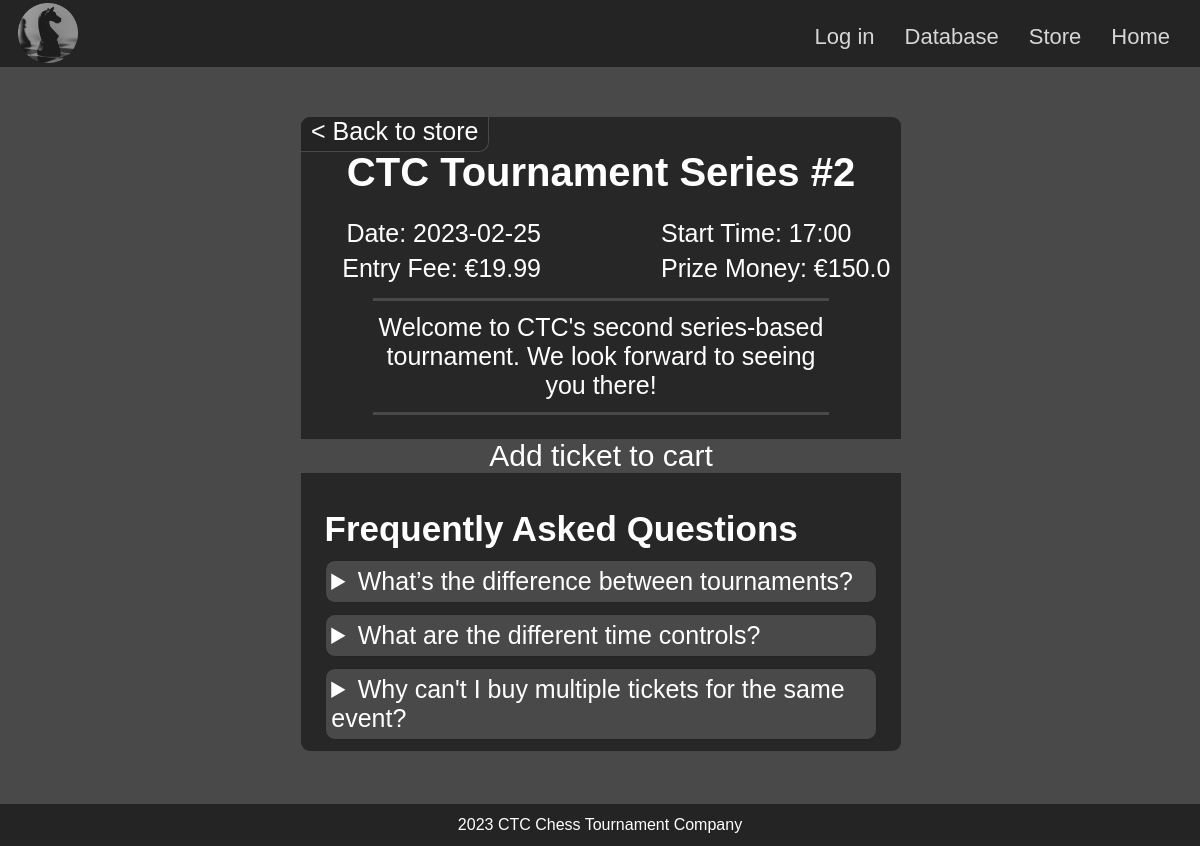
/tournament_details/3, run on an earlier commit of the app's database.
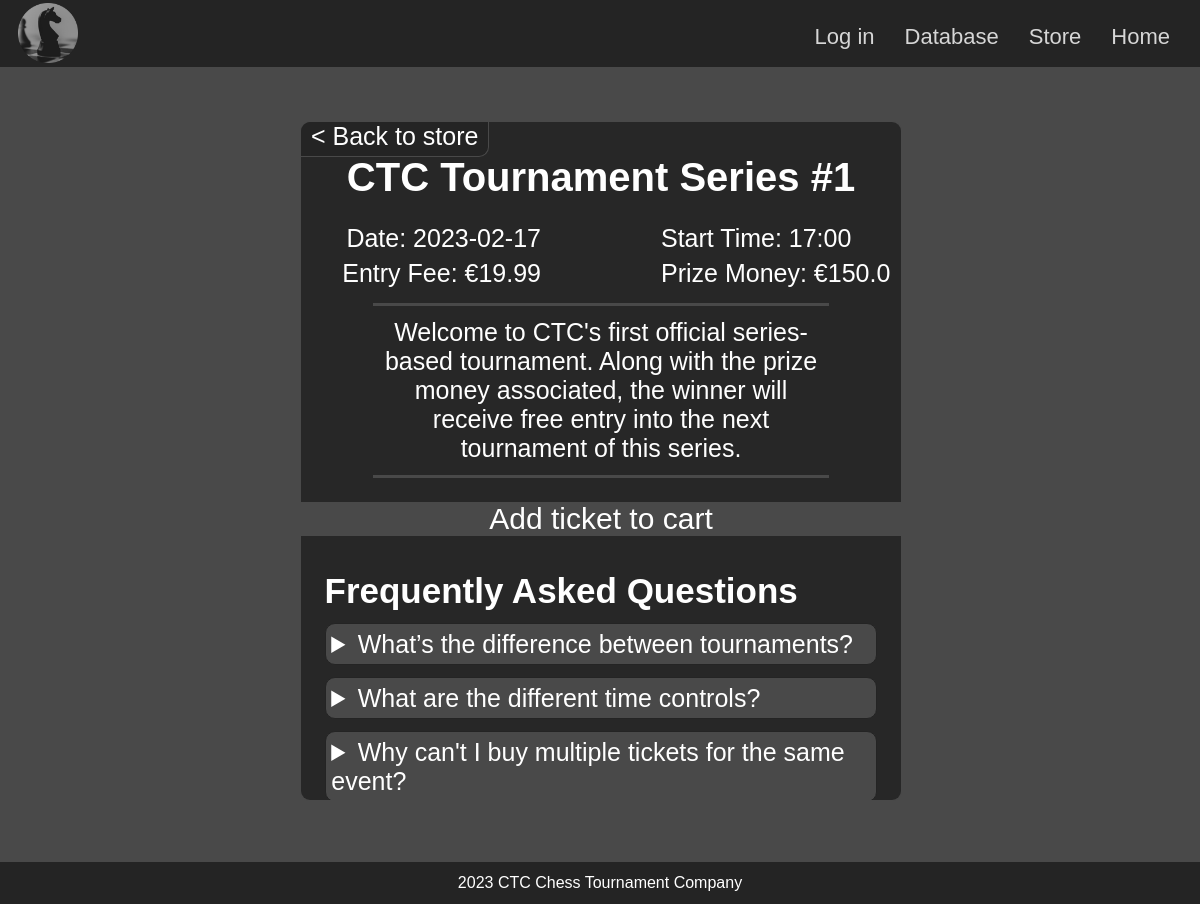
And on a later commit of the database.
### tables this page shows
CREATE TABLE tournaments
(
    tournament_id INTEGER PRIMARY KEY AUTOINCREMENT,
    name TEXT NOT NULL,
    date TEXT NOT NULL,
    start_time TEXT NOT NULL,
    entry_fee REAL NOT NULL,
    prize_money REAL NOT NULL,
    description TEXT NOT NULL,
    winner TEXT
);

### app.py (the view)
@app.route("/tournament_details/<int:tournament_id>")
def tournament_details(tournament_id):
    db = get_db()
    tournament = db.execute("""SELECT * FROM tournaments
                               WHERE tournament_id = ?;""", (tournament_id,)).fetchone()
    return render_template("tournament_details.html", tournament=tournament, title="Tournament Details - Chess Tournaments")

### app.py (called while the page is built)
@app.before_request
def logged_in_user():
    g.user = session.get("username", None)

### database.py (called while the page is built)
def get_db():
    if "db" not in g:
        g.db = sqlite3.connect(DATABASE,
            detect_types=sqlite3.PARSE_DECLTYPES
        )
        g.db.row_factory = sqlite3.Row
    return g.db

### templates/tournament_details.html (shortened to what this page needs)
{% extends "base.html" %}
{% block main_content %}
<section class="tournament_details">
    <h1>{{ tournament["name"] }}</h1>
    <p>Date: {{ tournament["date"] }}</p>
    <p>Start Time: {{ tournament["start_time"] }}</p>
    <p>Entry Fee: €{{ tournament["entry_fee"] }}</p>
    <p>Prize Money: €{{tournament["prize_money"]}}</p>
    <p>{{ tournament["description"] }}</p>
    <p>
        <a href="{{ url_for('add_to_cart', tournament_id=tournament['tournament_id']) }}">Add ticket to cart</a>
    </p>
    <a href="{{ url_for('store') }}" id="back_to_store"> &#60; Back to store</a>
    <section class="other_details">
        <h2 class="other_details">Frequently Asked Questions</h2>
        <details class="other_details">
            <summary>What&#8217;s the difference between tournaments?</summary>
        </details>
        <details class="other_details">
            <summary>What are the different time controls?</summary>
        </details>
        <details class="other_details">
            <summary>Why can't I buy multiple tickets for the same event?</summary>
        </details>
    </section>
</section>
{% endblock %}

What changed in the data, as far as the page shows it:
changed tournaments: name "CTC Tournament Series #2" → "CTC Tournament Series #1"; date "2023-02-25" → "2023-02-17"; description "Welcome to CTC's second series-based tournament. We look forward to seeing you there!" → "Welcome to CTC's first official series-based tournament. Along with the prize money associated, the winner will receive free entry into the next tournament of this series."
